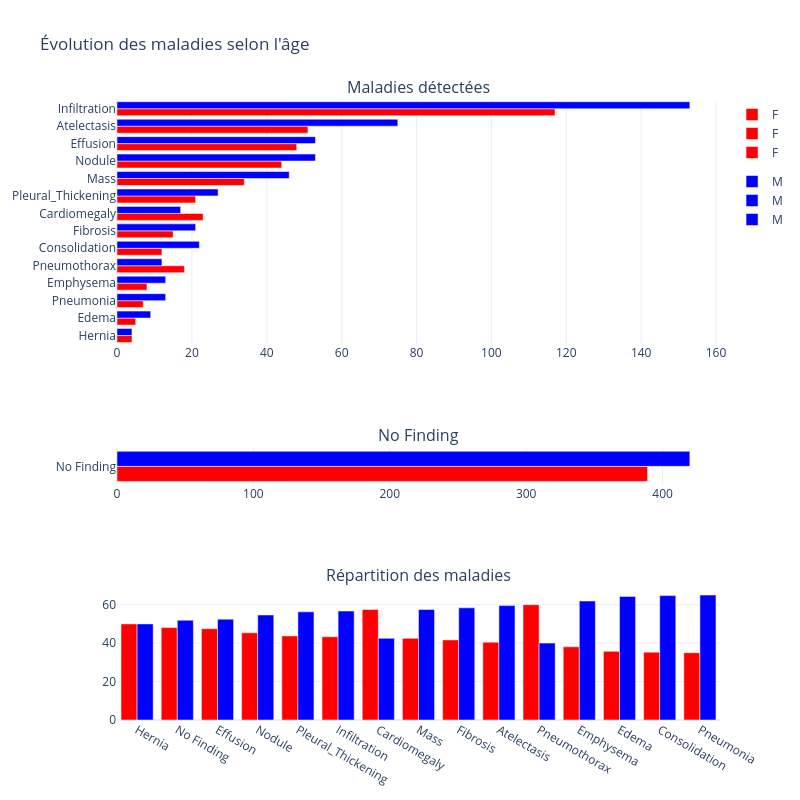

Source (notebook cell):
### Markdown cell above
## Analyse de l'influence du sexe sur les labels:

### Code cell
utils.trace_effectif_maladie(df, gender=True)

### Figure 1 — Plotly figure (JSON) as saved in the notebook; plotly's stock layout.template omitted (floating-point values rounded to 4 significant figures)
{"data": [{"alignmentgroup": "True", "hovertemplate": "Sexe=F<br>Effectif=%{x}<br>Maladie=%{y}<extra></extra>", "legendgroup": "F", "marker": {"color": "red", "pattern": {"shape": ""}}, "name": "F", "offsetgroup": "F", "orientation": "h", "showlegend": true, "textposition": "auto", "type": "bar", "x": [51, 23, 12, 5, 48, 8, 15, 4, 117, 34, 44, 21, 7, 18], "xaxis": "x", "y": ["Atelectasis", "Cardiomegaly", "Consolidation", "Edema", "Effusion", "Emphysema", "Fibrosis", "Hernia", "Infiltration", "Mass", "Nodule", "Pleural_Thickening", "Pneumonia", "Pneumothorax"], "yaxis": "y"}, {"alignmentgroup": "True", "hovertemplate": "Sexe=M<br>Effectif=%{x}<br>Maladie=%{y}<extra></extra>", "legendgroup": "M", "marker": {"color": "blue", "pattern": {"shape": ""}}, "name": "M", "offsetgroup": "M", "orientation": "h", "showlegend": true, "textposition": "auto", "type": "bar", "x": [75, 17, 22, 9, 53, 13, 21, 4, 153, 46, 53, 27, 13, 12], "xaxis": "x", "y": ["Atelectasis", "Cardiomegaly", "Consolidation", "Edema", "Effusion", "Emphysema", "Fibrosis", "Hernia", "Infiltration", "Mass", "Nodule", "Pleural_Thickening", "Pneumonia", "Pneumothorax"], "yaxis": "y"}, {"alignmentgroup": "True", "hovertemplate": "Sexe=F<br>Effectif=%{x}<br>Maladie=%{y}<extra></extra>", "legendgroup": "F", "marker": {"color": "red", "pattern": {"shape": ""}}, "name": "F", "offsetgroup": "F", "orientation": "h", "showlegend": true, "textposition": "auto", "type": "bar", "x": [389], "xaxis": "x2", "y": ["No Finding"], "yaxis": "y2"}, {"alignmentgroup": "True", "hovertemplate": "Sexe=M<br>Effectif=%{x}<br>Maladie=%{y}<extra></extra>", "legendgroup": "M", "marker": {"color": "blue", "pattern": {"shape": ""}}, "name": "M", "offsetgroup": "M", "orientation": "h", "showlegend": true, "textposition": "auto", "type": "bar", "x": [420], "xaxis": "x2", "y": ["No Finding"], "yaxis": "y2"}, {"hovertemplate": "Sexe=F<br>Maladie=%{x}<br>Pourcentage=%{y}<extra></extra>", "legendgroup": "F", "marker": {"color": "red", "pattern": {"shape": ""}}, "name": "F", "orientation": "v", "showlegend": true, "textposition": "auto", "type": "bar", "x": ["Hernia", "No Finding", "Effusion", "Nodule", "Pleural_Thickening", "Infiltration", "Cardiomegaly", "Mass", "Fibrosis", "Atelectasis", "Pneumothorax", "Emphysema", "Edema", "Consolidation", "Pneumonia"], "xaxis": "x3", "y": [50.0, 48.08, 47.52, 45.36, 43.75, 43.33, 57.5, 42.5, 41.67, 40.48, 60.0, 38.1, 35.71, 35.29, 35.0], "yaxis": "y3"}, {"hovertemplate": "Sexe=M<br>Maladie=%{x}<br>Pourcentage=%{y}<extra></extra>", "legendgroup": "M", "marker": {"color": "blue", "pattern": {"shape": ""}}, "name": "M", "orientation": "v", "showlegend": true, "textposition": "auto", "type": "bar", "x": ["Hernia", "No Finding", "Effusion", "Nodule", "Pleural_Thickening", "Infiltration", "Cardiomegaly", "Mass", "Fibrosis", "Atelectasis", "Pneumothorax", "Emphysema", "Edema", "Consolidation", "Pneumonia"], "xaxis": "x3", "y": [50.0, 51.92, 52.48, 54.64, 56.25, 56.67, 42.5, 57.5, 58.33, 59.52, 40.0, 61.9, 64.29, 64.71, 65.0], "yaxis": "y3"}], "layout": {"annotations": [{"font": {"size": 16}, "showarrow": false, "text": "Maladies détectées", "x": 0.5, "xanchor": "center", "xref": "paper", "y": 1.0, "yanchor": "bottom", "yref": "paper"}, {"font": {"size": 16}, "showarrow": false, "text": "No Finding", "x": 0.5, "xanchor": "center", "xref": "paper", "y": 0.4394, "yanchor": "bottom", "yref": "paper"}, {"font": {"size": 16}, "showarrow": false, "text": "Répartition des maladies", "x": 0.5, "xanchor": "center", "xref": "paper", "y": 0.2121, "yanchor": "bottom", "yref": "paper"}], "height": 800, "showlegend": true, "title": {"text": "Évolution des maladies selon l'âge"}, "width": 800, "xaxis": {"anchor": "y", "domain": [0, 1]}, "xaxis2": {"anchor": "y2", "domain": [0, 1]}, "xaxis3": {"anchor": "y3", "domain": [0, 1]}, "yaxis": {"anchor": "x", "categoryorder": "total ascending", "domain": [0.6061, 1.0]}, "yaxis2": {"anchor": "x2", "categoryorder": "total ascending", "domain": [0.3788, 0.4394]}, "yaxis3": {"anchor": "x3", "domain": [0, 0.2121]}}}
